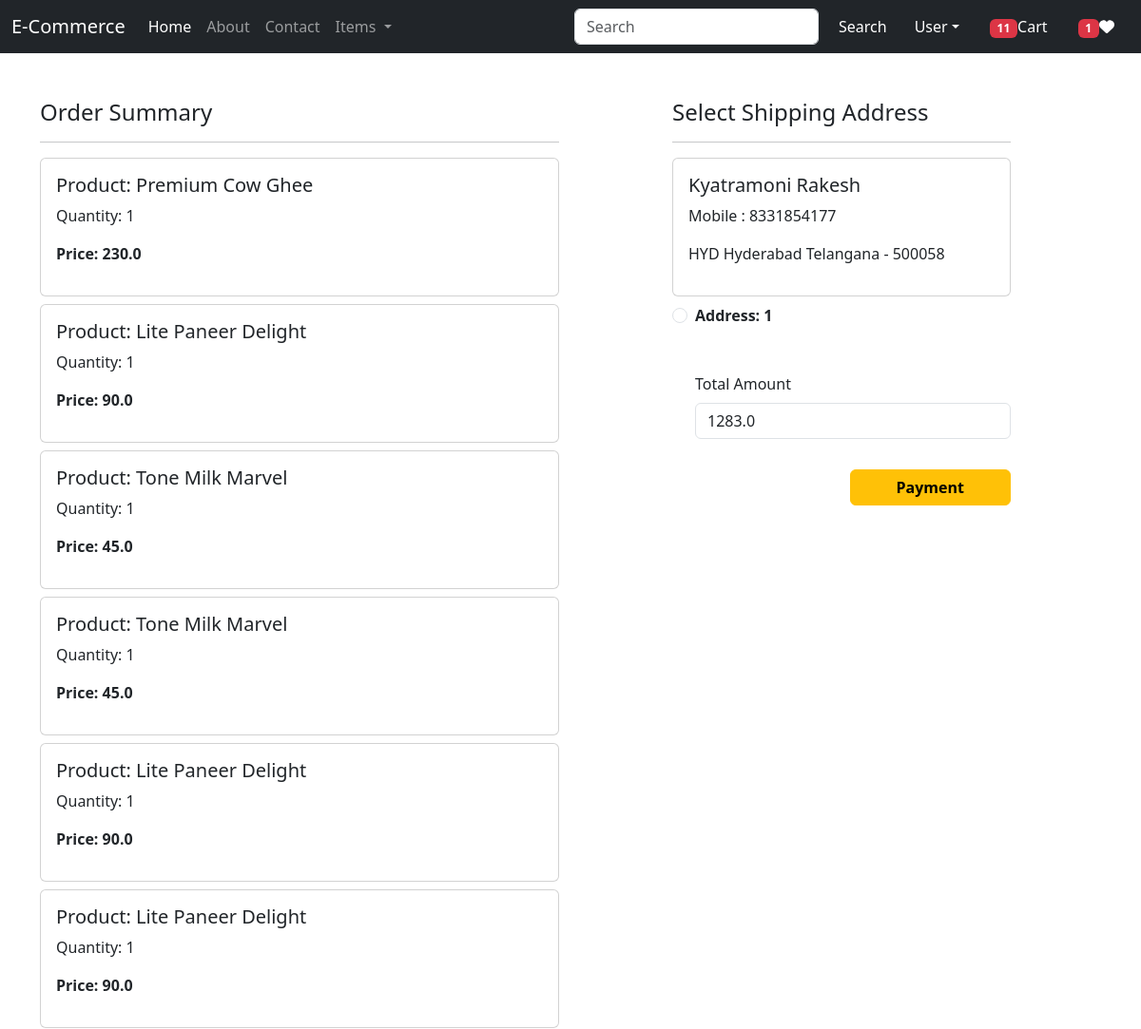
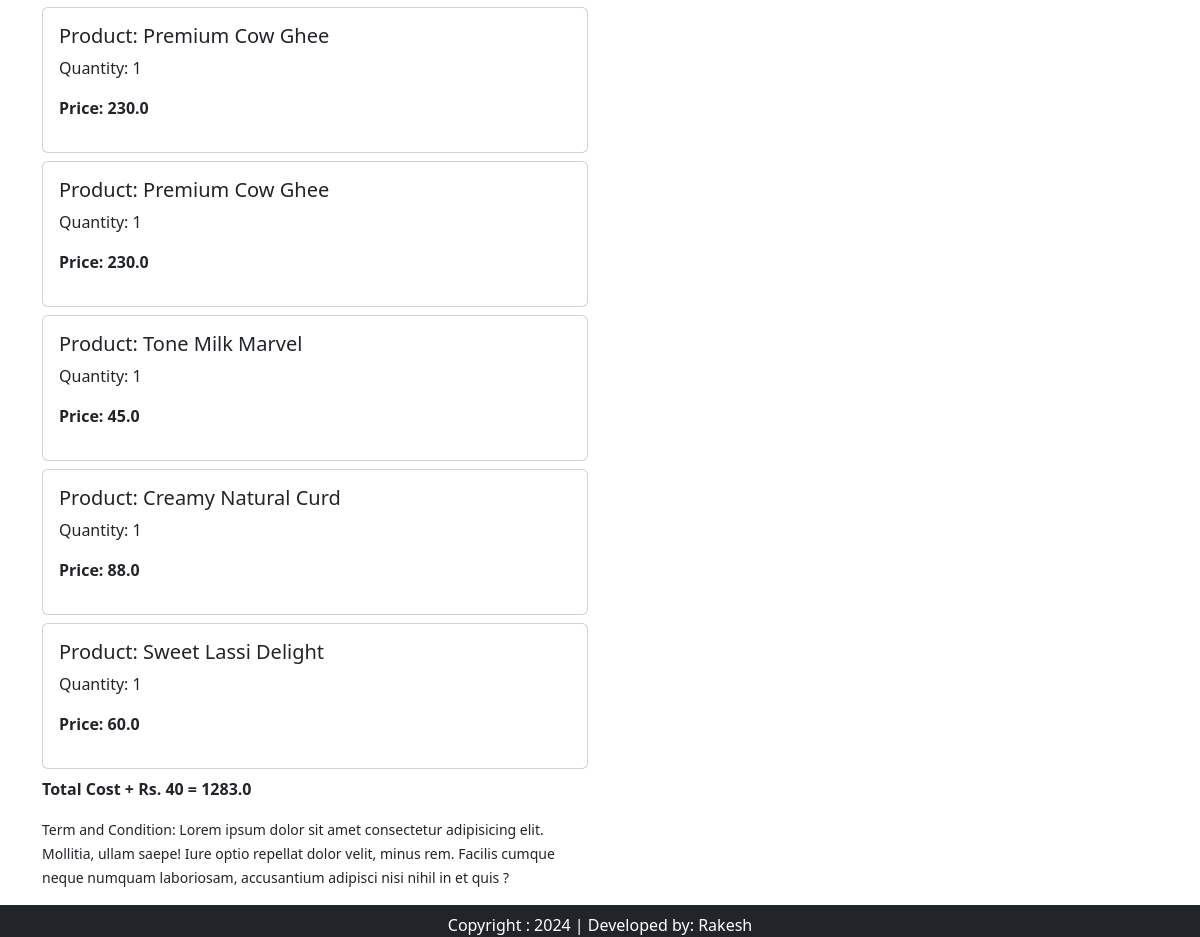
The page /checkout (signed in) on the database as committed earlier (2 pictures, top to bottom).
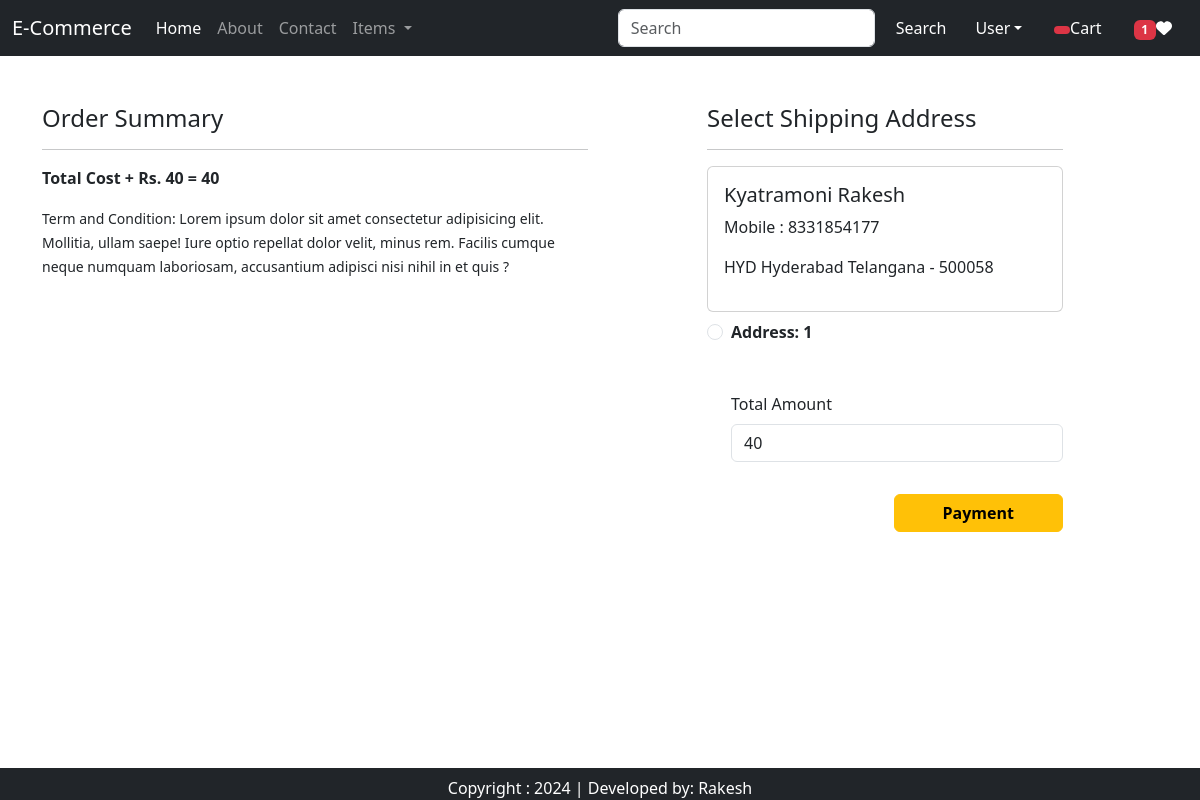
The same page on the database as committed later.
### EcApp/models.py (models this page shows, shortened)
class Cart(models.Model):
    user = models.ForeignKey(User,on_delete=models.CASCADE)
    product = models.ForeignKey(Product,on_delete=models.CASCADE)
    quantity = models.PositiveIntegerField(default=1)

class Product (models.Model):
    title = models.CharField(max_length=100)
    selling_price = models.FloatField()
    discounted_price = models.FloatField( )
    description = models.TextField()
    composition = models.TextField(default='')
    prodapp = models.TextField(default='')
    category = models.CharField (choices = CATEGORY_CHOICES, max_length=2)
    product_image = models.ImageField(upload_to=' product')

class Customer(models.Model):
    user = models.ForeignKey(User, on_delete=models.CASCADE)
    name = models.CharField(max_length=200)
    locality = models.CharField(max_length=200)
    city = models.CharField(max_length=50)
    mobile = models.IntegerField(default=0)
    zipcode = models.IntegerField()
    state = models.CharField(choices=STATE_CHOICES, max_length=100)

### EcApp/views.py (the view, shortened to what this page needs)
@method_decorator(login_required,name="dispatch")
class Checkout(View):
    def get(self,request):
        user = request.user
        add = Customer.objects.filter(user=user)
        cart_items = Cart.objects.filter(user=user)
        famount = 0
        for p in cart_items:
            value = p.quantity * p.product.discounted_price
            famount = famount + value
        totalamount = famount + 40
        razoramount = int(totalamount * 100)
        client =  razorpay.Client(auth=(settings.RAZOR_KEY_ID, settings.RAZOR_KEY_SECRET))
        data = { "amount": razoramount, "currency":"INR", "receipt":"ordered_rcptid_12"}
        payment_response = client.order.create(data=data)
        print(payment_response)
        order_id = payment_response['id']
        order_status = payment_response['status']
        totalitems = 0
        wishitem = 0
        if request.user.is_authenticated:
            totalitems = len(Cart.objects.filter(user=request.user))
            wishitem = len(Wishlist.objects.filter(user=request.user))
        return render(request,'checkout.html',locals())

### EcApp/templates/checkout.html (shortened to what this page needs)
{% extends 'base.html' %}
{% load static %}
{% block main-content %}
<div class="container">
    <div class="row mt-5">
        <div class="col-sm-6">
            <h4>Order Summary</h4>
            <hr>
            {% for item in cart_items %}
            <div class="card mb-2">
                <div class="card-body">
                    <h5>Product: {{item.product.title}}</h5>
                    <p>Quantity: {{item.quantity}}</p>
                    <p class="fw-bold">Price: {{item.product.discounted_price}}</p>
                </div>
            </div>
            {% endfor %}
            <p class="fw-bold">Total Cost + Rs. 40 = {{totalamount}}</p>
            <small>Term and Condition: Lorem ipsum dolor sit amet consectetur adipisicing elit. Mollitia, ullam saepe!
                Iure optio repellat dolor velit,
                minus rem. Facilis cumque neque numquam laboriosam, accusantium adipisci nisi nihil in et quis ?</small>
        </div>
        <div class="col-sm-4 offset-sm-1">
            <h4>Select Shipping Address</h4>
            <hr>
            <form method="post" id="myform">
                {% for ad in add %}
                <div class="card">
                    <div class="card-body">
                        <h5>{{ad.name}}</h5>
                        <p>Mobile : {{ad.mobile}}</p>
                        <p>{{ad.locality}} {{ad.city}} {{ad.state}} - {{ad.zipcode}}</p>
                    </div>
                </div>
                <div class="form-check mt-2 mb-5">
                    <input class="form-check-input" type="radio" name="custid" id="custadd{{forloop.counter}}"
                           value="{{ad.id}}">
                    <label class="form-check-label fw-bold" for="custadd{{forloop.counter}}">
                        Address: {{forloop.counter}} </label>
                </div>
                {% endfor %}
                <div class="form-check mb-3">
                    <label for="totalamount" class="form-label">Total Amount</label>
                    <input type="number" class="form-control" name="totamount" value={{totalamount}} readonly>
                </div>
                <div class="text-end">
                    <button id ='rzp-button1' type="submit" class="btn btn-warning mt-3 px-5 fw-bold">Payment</button>
                </div>
            </form>
        </div>
    </div>
    <br><br>
</div>
{% endblock main-content %}

Rows that differ between the two databases and show on the page:
removed Cart: product "Premium Cow Ghee", quantity "1", product.discounted_price "230.0"
removed Cart: product "Lite Paneer Delight", quantity "1", product.discounted_price "90.0"
removed Cart: product "Tone Milk Marvel", quantity "1", product.discounted_price "45.0"
removed Cart: product "Tone Milk Marvel", quantity "1", product.discounted_price "45.0"
removed Cart: product "Lite Paneer Delight", quantity "1", product.discounted_price "90.0"
removed Cart: product "Lite Paneer Delight", quantity "1", product.discounted_price "90.0"
removed Cart: product "Premium Cow Ghee", quantity "1", product.discounted_price "230.0"
removed Cart: product "Premium Cow Ghee", quantity "1", product.discounted_price "230.0"
removed Cart: product "Tone Milk Marvel", quantity "1", product.discounted_price "45.0"
removed Cart: product "Creamy Natural Curd", quantity "1", product.discounted_price "88.0"
removed Cart: product "Sweet Lassi Delight", quantity "1", product.discounted_price "60.0"
Other text that changed with them:
{{ totalamount }}: "1283.0" → "40"
form field totamount: "1283.0" → "40"
{{ totalitems }}: "11" → (not shown)
